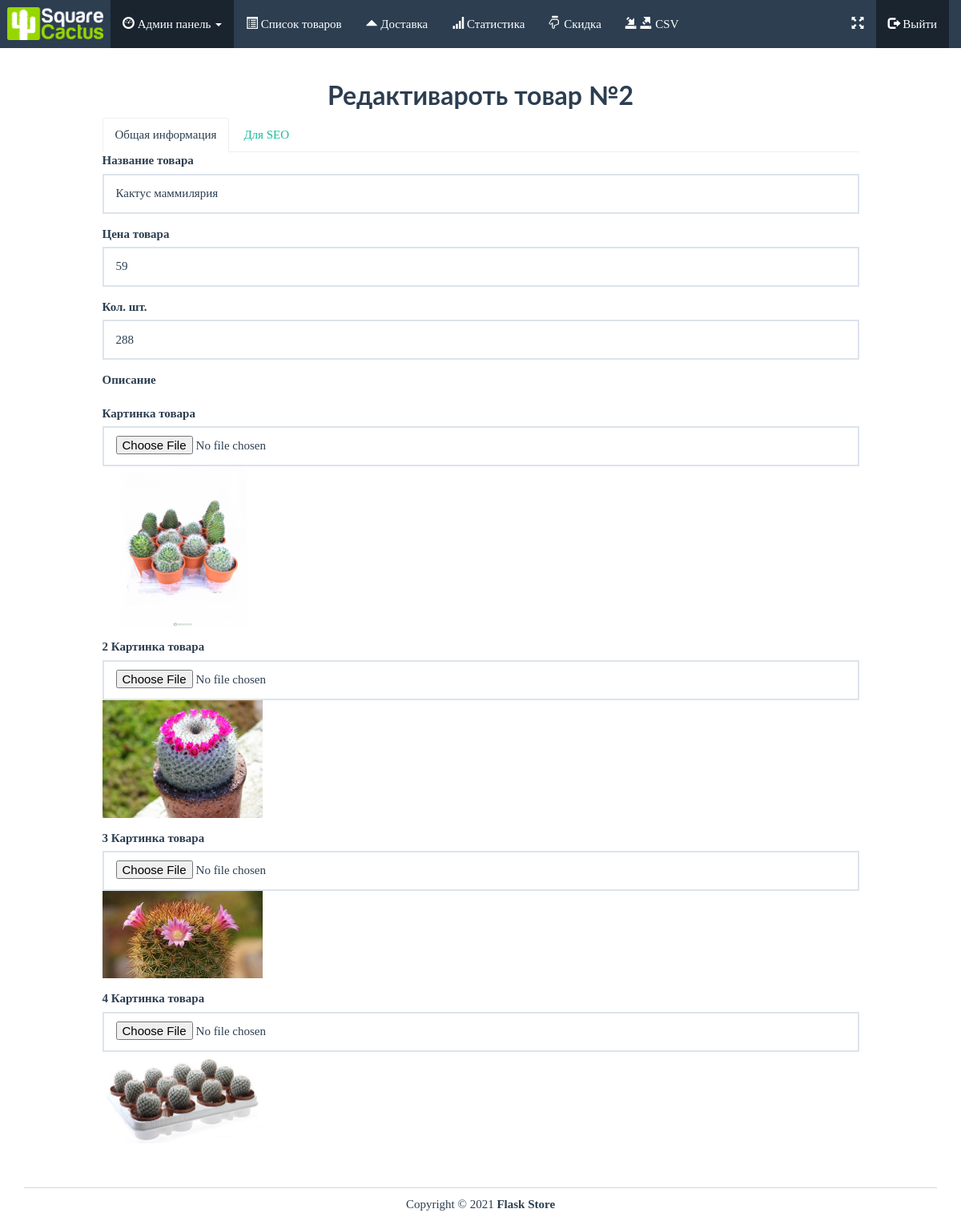
The page /admin/edit/2 (signed in) on the database as committed earlier.
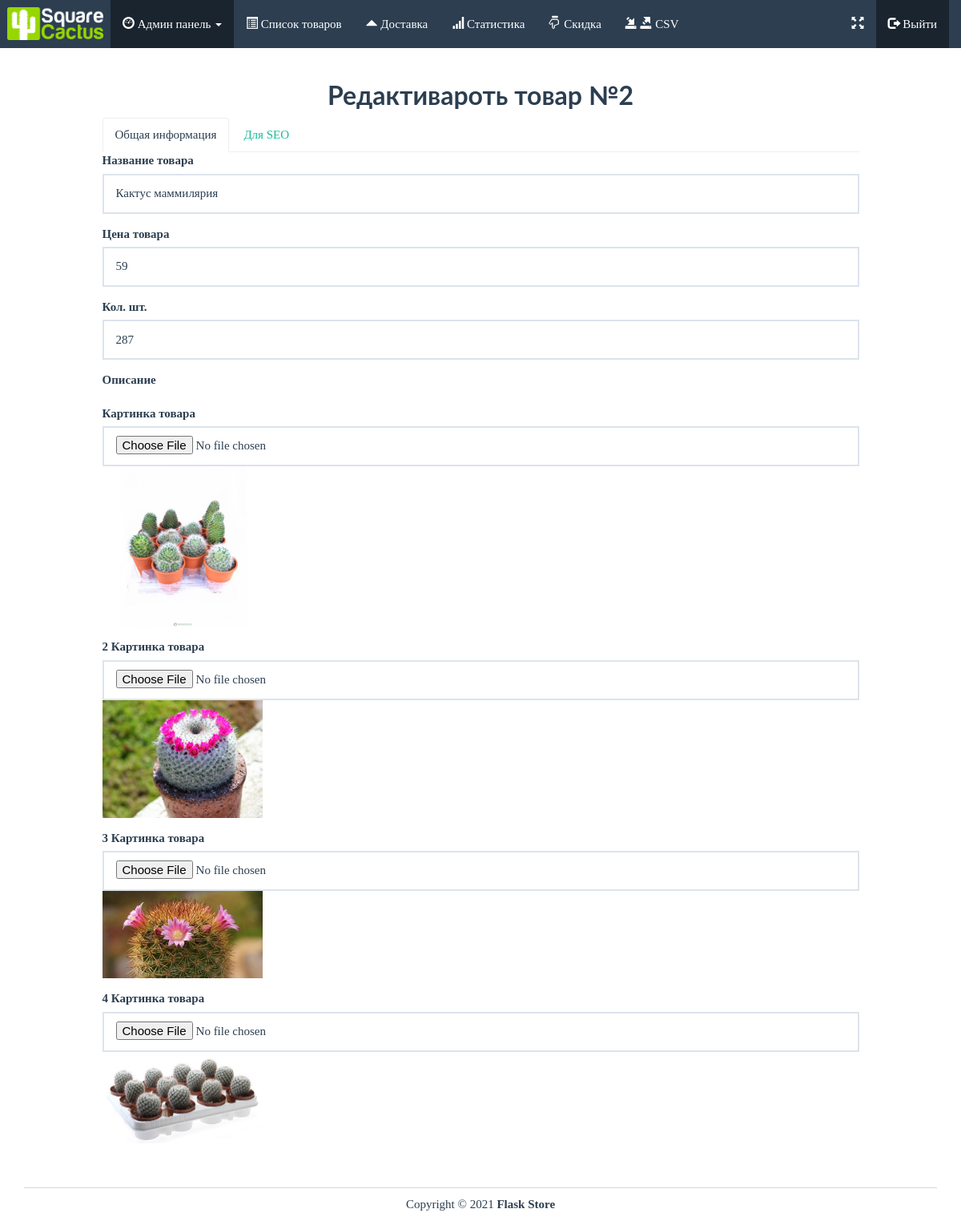
The same page on the database as committed later.
### app.py (models this page shows)
class Product(db.Model):
    id = db.Column(db.Integer, primary_key=True)
    name = db.Column(db.String(50))
    price = db.Column(db.Integer)
    stock = db.Column(db.Integer)
    description = db.Column(db.String(500))
    image = db.Column(db.String(100), nullable=True)
    image2 = db.Column(db.String(100), nullable=True)
    image3 = db.Column(db.String(100), nullable=True)
    image4 = db.Column(db.String(100), nullable=True)
    order = db.relationship('Order_Item', backref='product', lazy=True)
    title = db.Column(db.String(50), nullable=True)
    keyw = db.Column(db.String(150), nullable=True)
    desc = db.Column(db.String(200), nullable=True)

### app.py (the view)
@app.route('/admin/edit/<int:id>', methods=['POST', 'GET'])
@login_required
def edit_product(id):
    product = Product.query.get(id)
    if request.method == 'POST':
        product.name = request.form['name']
        product.price = request.form['price']
        product.stock = request.form['stock']
        product.description = request.form['description']
        product.title = request.form['title']
        product.keyw = request.form['keyw']
        product.desc = request.form['desc']
        if request.files['image'].filename == '':
            pass
        else:
            image_url_main = photos.save(request.files["image"])
            product.image = 'images/' + image_url_main
        if request.files['image2'].filename == '':
            pass
        else:
            image_url2 = photos.save(request.files["image2"])
            product.image2 = 'images/' + image_url2
        if request.files['image3'].filename == '':
            pass
        else:
            image_url3 = photos.save(request.files["image3"])
            product.image3 = 'images/' + image_url3
        if request.files['image4'].filename == '':
            pass
        else:
            image_url4 = photos.save(request.files["image4"])
            product.image4 = 'images/' + image_url4
        try:
            db.session.commit()
            return redirect('/admin/list-products')
        except:
            return "При редактировании произошла ошибка"
    else:
        return render_template('admin/edit-product.html', product=product, admin=True)

### templates/admin/edit-product.html (shortened to what this page needs)
{% extends "base.html" %}
{% block body %}
<div class="row pad">
	<div class="col-lg-12">
		<h2 class="bold text-center">Редактивароть товар №{{ product.id }}</h2>
	</div>
</div>
<div class="row">
	<div class="col-lg-10 col-lg-offset-1">
<div role="tabpanel">
			<ul class="nav nav-tabs" role="tablist">
				<li role="presentation" class="active">
					<a href="#shipping" aria-controls="shipping" role="tab" data-toggle="tab">Общая информация</a>
				</li>
				<li role="presentation">
					<a href="#details" aria-controls="details" role="tab" data-toggle="tab">Для SEO</a>
				</li>
			</ul>
     <form method="POST" enctype="multipart/form-data">
			<div class="tab-content">
				<div role="tabpanel" class="tab-pane active" id="shipping">
                <div class="form-group">
                    <label>Название товара</label>
                    <input type="text" name="name" class="form-control" value="{{ product.name }}" >
                </div>
            <div class="form-group">
                <label>Цена товара</label>
                    <input type="number" name="price" class="form-control" value="{{ product.price }}" >
                </div>
            <div class="form-group">
               <label>Кол. шт.</label>
                    <input type="number" name="stock" class="form-control" value="{{ product.stock }}" >
                </div>
            <div class="form-group">
               <label>Описание</label>
                  </div>
            <div class="form-group">
                 <label>Картинка товара</label>
                   <input type="file" name="image" class="form-control">
                 <img src="{{ url_for('static', filename=product.image) }}" alt="картинка товара" width="200" >
                </div>
            <div class="form-group">
                 <label>2 Картинка товара</label>
                   <input type="file" name="image2" class="form-control">
                 <img src="{{ url_for('static', filename=product.image2) }}" alt="картинка товара" width="200" >
                </div>
            <div class="form-group">
                 <label>3 Картинка товара</label>
                   <input type="file" name="image3" class="form-control">
                 <img src="{{ url_for('static', filename=product.image3) }}" alt="картинка товара" width="200" >
                </div>
            <div class="form-group">
                 <label>4 Картинка товара</label>
                   <input type="file" name="image4" class="form-control">
                 <img src="{{ url_for('static', filename=product.image4) }}" alt="картинка товара" width="200" >
                </div>
				</div>
			</div></form>
</div>
    </div>
</div>
{% endblock %}

Rows that differ between the two databases and show on the page:
changed Product "Кактус маммилярия": stock "288" → "287"
